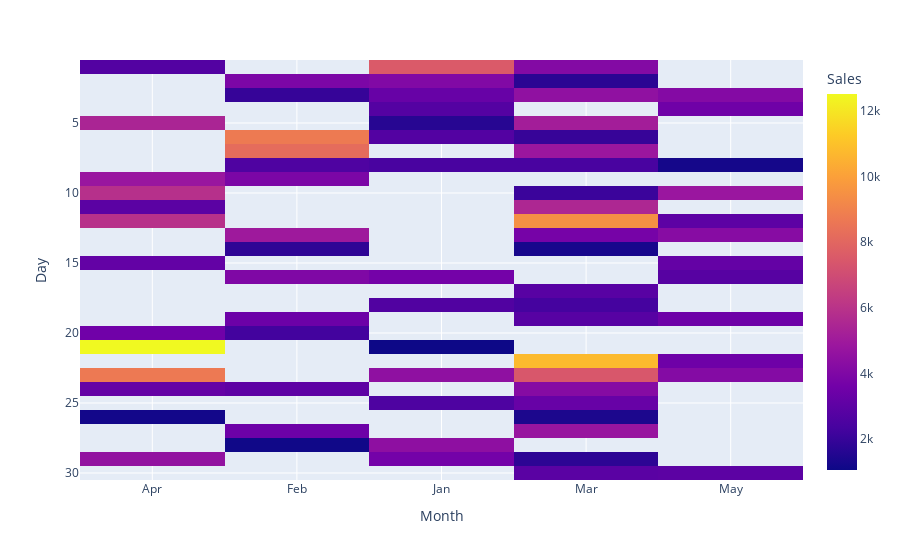

Write notebook code for a chart like this one.
### Code cell
# 3. Using the sales data, generate a heatmap to visualize the variation in sales across different months and days.

np.random.seed(20)

data = {
    'Month': np.random.choice(['Jan', 'Feb', 'Mar', 'Apr', 'May'], 100),
    'Day': np.random.choice(range(1, 31), 100),
    'Sales': np.random.randint(1000, 5000, 100)
}
df = pd.DataFrame(data)

heatmap_data = df.pivot_table(values='Sales', index='Day', columns='Month', aggfunc='sum')

fig = px.imshow(heatmap_data, labels={'color': 'Sales'}, x=heatmap_data.columns, y=heatmap_data.index)

fig.show()

### Figure 1 — Plotly figure (JSON) as saved in the notebook; plotly's stock layout.template omitted (floating-point values rounded to 4 significant figures; data arrays with more than 128 entries replaced by an {"elided": "..."} marker saying what was removed)
{"data": [{"coloraxis": "coloraxis", "hovertemplate": "Month: %{x}<br>Day: %{y}<br>Sales: %{z}<extra></extra>", "name": "0", "type": "heatmap", "x": ["Apr", "Feb", "Jan", "Mar", "May"], "xaxis": "x", "y": [1, 2, 3, 4, 5, 6, 7, 8, 9, 10, 11, 12, 13, 14, 15, 16, 17, 18, 19, 20, 21, 22, 23, 24, 25, 26, 27, 28, 29, 30], "yaxis": "y", "z": {"elided": "30x5 int values"}}], "layout": {"autosize": true, "coloraxis": {"colorbar": {"title": {"text": "Sales"}}, "colorscale": [[0, "#0d0887"], [0.1111, "#46039f"], [0.2222, "#7201a8"], [0.3333, "#9c179e"], [0.4444, "#bd3786"], [0.5556, "#d8576b"], [0.6667, "#ed7953"], [0.7778, "#fb9f3a"], [0.8889, "#fdca26"], [1, "#f0f921"]]}, "margin": {"t": 60}, "xaxis": {"anchor": "y", "autorange": true, "constrain": "domain", "domain": [0, 1], "range": [-0.5, 4.5], "scaleanchor": "y", "title": {"text": "Month"}, "type": "category"}, "yaxis": {"anchor": "x", "autorange": true, "constrain": "domain", "domain": [0, 1], "range": [30.5, 0.5], "title": {"text": "Day"}, "type": "linear"}}}
